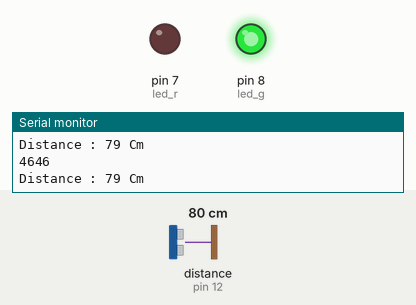
Bench run of a sketch on a simulated Arduino Uno, built with avr-gcc and run on an emulated ATmega328P. Parts: output pins drawn as LEDs (lit = HIGH), the last lines printed to the serial monitor. Wiring (inferred from the names in the program): ultrasonic range finder: trigger pin 13; echo pin 12. The test bench sets the inputs (shaded band); at power-on: distance to the obstacle (sensor on pin 12) 80 cm. The echo pulse lasts 58.3 µs per cm; pins used as bus, display or sensor lines are not drawn.

Above: at 1.8 s.
1.9 s: distance to the obstacle (sensor on pin 12) set to 97 cm
3.4 s: distance to the obstacle (sensor on pin 12) set to 103 cm
At 4.6 s:
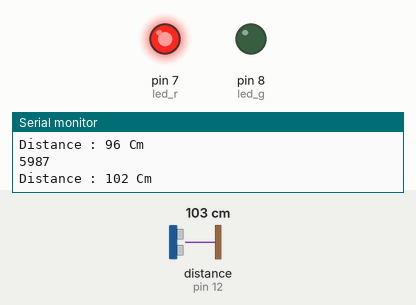
5.5 s: distance to the obstacle (sensor on pin 12) set to 2 cm
At 6.4 s:
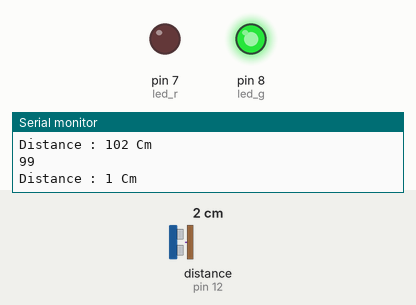
7.5 s: distance to the obstacle (sensor on pin 12) set to 120 cm
At 9.5 s:
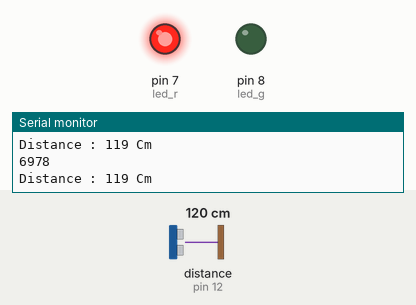
Timing chart, 0 to 10.5 s (numbered marks = the images above; inputs shaded):
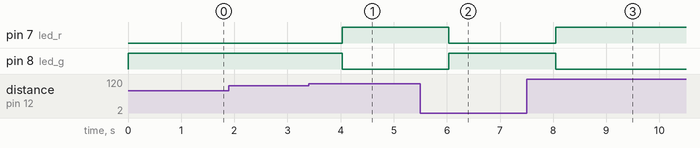

Measured:
- the behaviour switches between 100 and 101 cm on distance to the obstacle (sensor on pin 12) (found by bisection; images 0 and 1)
- after the input at 3.4 s, pin 7 (led_r): LOW → HIGH after 0.63 s; pin 8 (led_g): HIGH → LOW after 0.63 s
- after the input at 5.5 s, pin 7 (led_r): HIGH → LOW after 0.54 s; pin 8 (led_g): LOW → HIGH after 0.54 s
- after the input at 7.5 s, pin 7 (led_r): LOW → HIGH after 0.55 s; pin 8 (led_g): HIGH → LOW after 0.55 s

The sketch:

week01_02.ino
```cpp
#define TRIG 13
#define ECHO 12

int led_r = 7;
int led_g = 8;

void setup()
{
  Serial.begin(9600);
  pinMode(TRIG, OUTPUT);
  pinMode(ECHO, INPUT);
  pinMode(led_r, OUTPUT);
  pinMode(led_g, OUTPUT);
}

void loop()
{
  long duration,distance;

  digitalWrite(TRIG, LOW);
  delayMicroseconds(2);
  digitalWrite(TRIG, HIGH);
  delayMicroseconds(10);
  digitalWrite(TRIG, LOW);

  duration = pulseIn(ECHO, HIGH);

  distance = duration / 58.2;
  Serial.println(duration);
  Serial.print("\nDistance : ");
  Serial.print(distance);
  Serial.println(" Cm");

  if (distance >= 100)
  {
    digitalWrite(led_r, HIGH);
    digitalWrite(led_g, LOW);
  }else
  {
    digitalWrite(led_g, HIGH);
    digitalWrite(led_r, LOW);
  }
  delay(1000);
}
```
